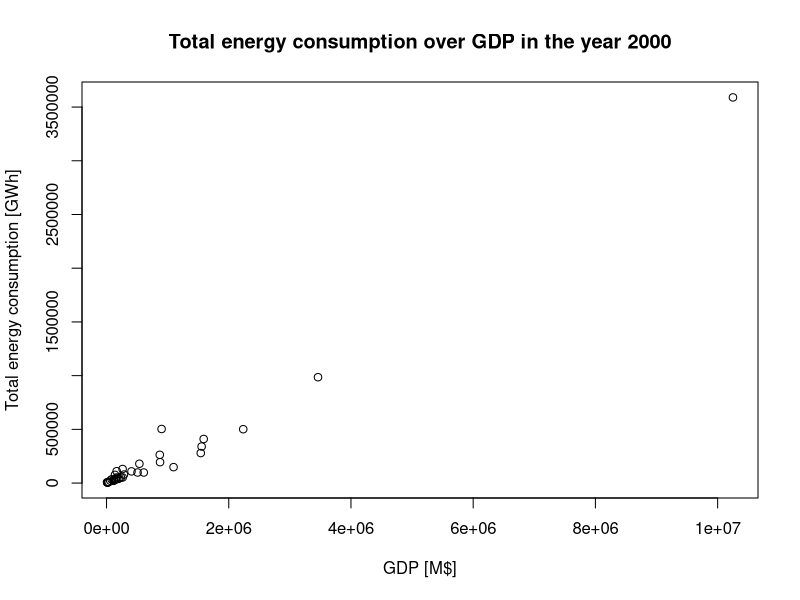
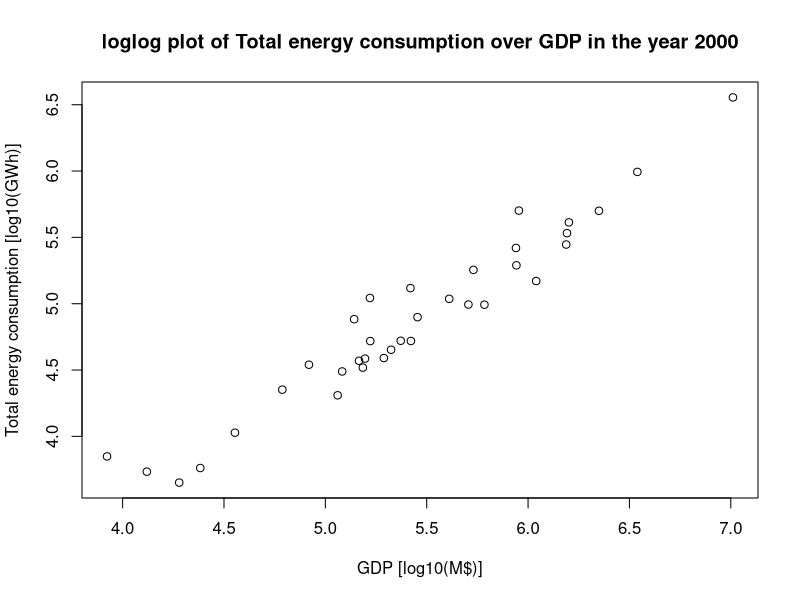
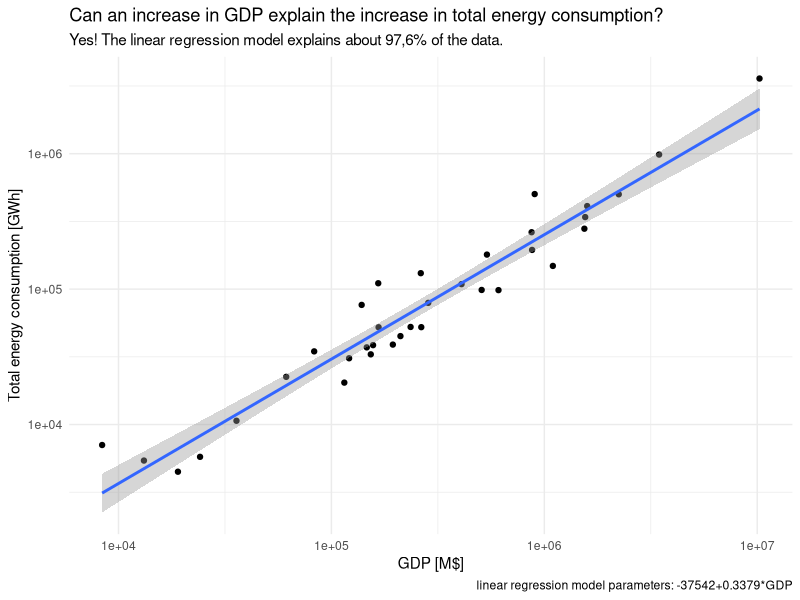
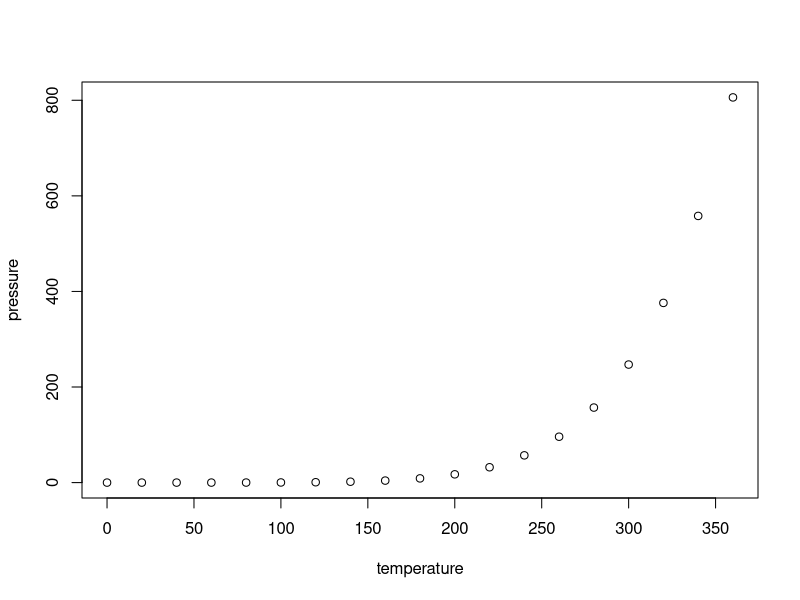

Generate these figures, in order, with R:
## ---- chunk 1
knitr::opts_chunk$set(echo = TRUE)
## ---- chunk 2
data = read.csv("ELCONS_GDP.csv")
head(data)
## ---- chunk 3
summary(data)
## ---- chunk 4
#define plot labels
xlabel="GDP [M$]"
ylabel="Total energy consumption [GWh]"
xloglabel="GDP [log10(M$)]"
yloglabel="Total energy consumption [log10(GWh)]"


## ---- chunk 5
plot(data$GDP, data$TOTALCONS,
     main="Total energy consumption over GDP in the year 2000",
     xlab=xlabel,
     ylab=ylabel)
## ---- chunk 6
plot(log10(data$GDP), log10(data$TOTALCONS),
     main="loglog plot of Total energy consumption over GDP in the year 2000",
     xlab=xloglabel,
     ylab=yloglabel)
## ---- chunk 7
ols = lm(
         TOTALCONS ~ GDP,
         data = data
)
summary(ols)
ols$coefficients
## ---- chunk 8
#install.packages("dplyr")
library(dplyr)
#install.packages("ggplot2")
library(ggplot2)
## ---- chunk 9

data %>% ggplot(mapping = aes(x = GDP, y = TOTALCONS)) +
  theme_minimal() +
  geom_point() +
  #geom_smooth(method = "lm", se = FALSE) + #no standard error plotted
  geom_smooth(method = "lm") +
  labs(x=xlabel, y=ylabel,
       title="Can an increase in GDP explain the increase in total energy consumption?",
       subtitles="Yes! The linear regression model explains about 97,6% of the data.",
       caption="linear regression model parameters: -37542+0.3379*GDP") +
  scale_x_continuous(trans='log10') +
  scale_y_continuous(trans='log10')


## ---- chunk 10
plot(pressure)
